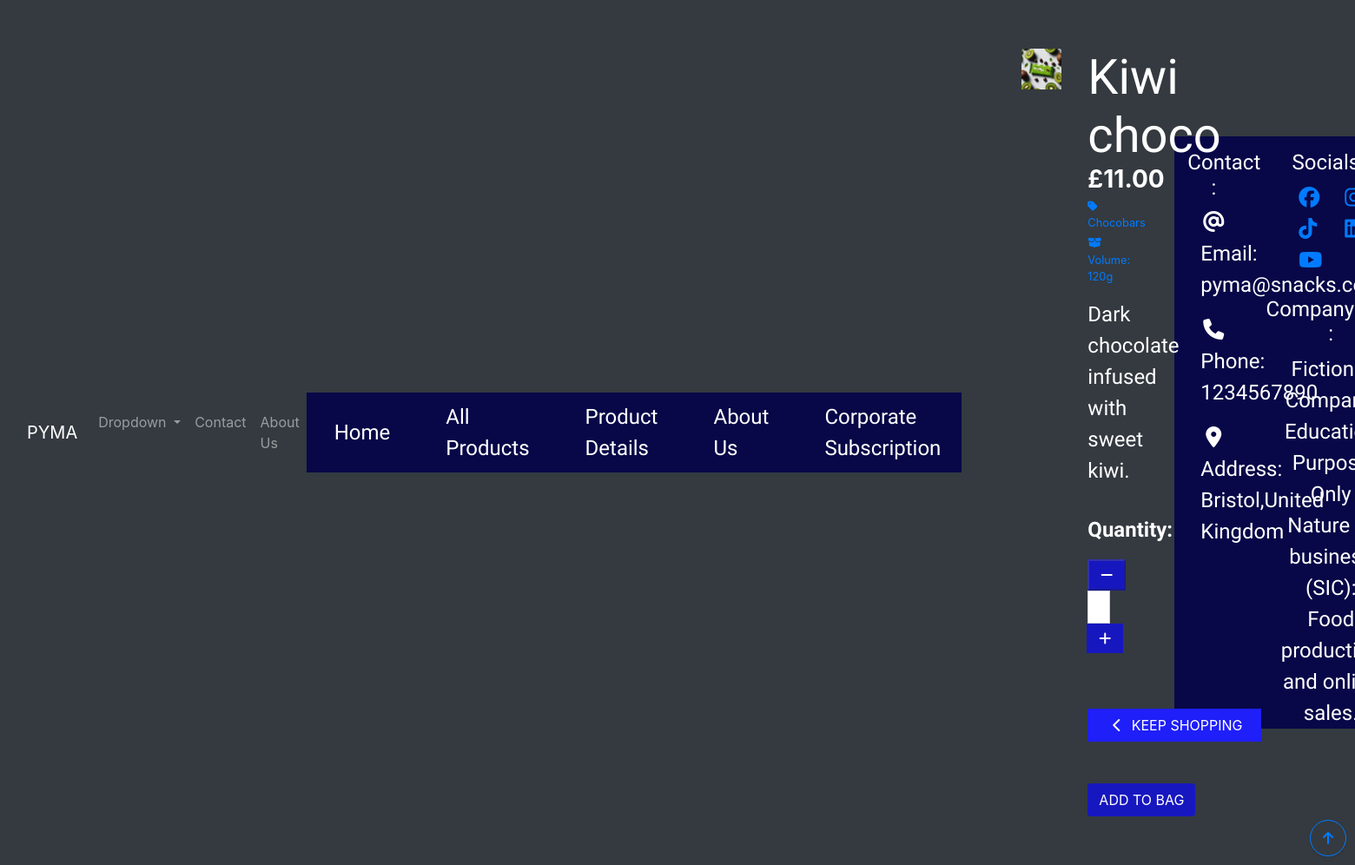
Screenshot of /products/2/ with the database file from the repository.
### products/models.py (models this page shows, shortened)
class Product(models.Model):
    category = models.ForeignKey(
        'Category', null=True, blank=True, on_delete=models.SET_NULL)
    sku = models.CharField(max_length=254, null=True, blank=True)
    name = models.CharField(max_length=254)
    description = models.TextField()
    volume = models.CharField(max_length=20)
    price = models.DecimalField(max_digits=6, decimal_places=2)
    image_url = models.URLField(max_length=1024, null=True, blank=True)
    image = models.ImageField(null=True, blank=True)

class Category(models.Model):
    class Meta:
        verbose_name_plural = 'Categories'
    name = models.CharField(max_length=254)
    friendly_name = models.CharField(max_length=254, null=True, blank=True)

### products/views.py (the view)
# urls.py: path('<int:product_id>/', views.product_display, name='product_display'),
def product_display(request, product_id):
    product = get_object_or_404(Product, pk=product_id)
    context = {
        'product': product,
    }
    return render(request, 'products/product_display.html', context)

### bag/contexts.py (called while the page is built, shortened)
def bag_contents(request):
    bag_items = []
    total = 0
    product_count = 0
    bag = request.session.get('bag', {})
    if total < settings.FREE_DELIVERY_THRESHOLD:
        delivery = total * Decimal(settings.STANDARD_DELIVERY_PERCENTAGE / 100)
        free_delivery_delta = settings.FREE_DELIVERY_THRESHOLD - total
    else:
        delivery = 0
        free_delivery_delta = 0
    grand_total = delivery + total
    context = {
        'bag_items': bag_items,
        'total': total,
        'product_count': product_count,
        'delivery': delivery,
        'free_delivery_delta': free_delivery_delta,
        'free_delivery_threshold': settings.FREE_DELIVERY_THRESHOLD,
        'grand_total': grand_total,
    }
    return context

### products/templates/products/product_display.html (shortened to what this page needs)
{% extends "base.html" %}
{% load static %}
{% block page_header %}
<div class="container header-container">
</div>
{% endblock %}
{% block content %}
<div class="container-fluid">
    <div class="row">
        <div class="col-12 col-md-6 col-lg-4 offset-lg-2">
            <div class="image-container my-5">
                {% if product.image %}
                <a href="{{ product.image.url }}" target="_blank">
                    <img class="card-img-top img-fluid" src="{{ product.image.url }}" alt="{{ product.name }}" />
                </a>
                {% else %}
                <a href="">
                    <img class="card-img-top img-fluid" src="{{ MEDIA_URL }}noimage.png" alt="{{ product.name }}" />
                </a>
                {% endif %}
            </div>
        </div>
        <div class="col-12 col-md-6 col-lg-4">
            <div class="product-details-container mb-5 mt-md-5">
                <p class="mb-0 display-4 text-white rubik">{{ product.name }}</p>
                <p class="h3 mb-0 text-left text-white"><strong>£{{ product.price }}</strong></p>
                {% if product.category %}
                <p class="small mt-1 mb-0">
                    <a class="text-primary" href="{% url 'products' %}?category={{ product.category.name }}">
                        <i class="fas fa-tag mr-1"></i>{{ product.category.friendly_name }}
                    </a>
                </p>
                <p class="small mt-1 mb-0 text-primary">
                    <i class="fa-solid fa-box-open"></i> Volume: {{ product.volume }}
                </p>
                {% endif %}
                <p class="mt-3 text-white nanumpen">{{ product.description }}</p>
                <form class="form" action="{% url 'add_to_bag' product.id %}" method="POST">
                    <div class="form-row">
                        <div class="col-12">
                            <p class="mt-3 text-white nanumpen"><strong>Quantity:</strong></p>
                            <div class="form-group w-50">
                                <div class="input-group">
                                    <div class="input-group-prepend">
                                        <button class="decrement-qty btn-blue rounded-0"
                                            data-item_id="{{ product.id }}" id="decrement-qty_{{ product.id }}">
                                            <span class="icon">
                                                <i class="fas fa-minus"></i>
                                            </span>
                                        </button>
                                    </div>
                                    <input class="form-control qty_input" type="number" name="quantity" value="1"
                                        min="1" max="99" data-item_id="{{ product.id }}" id="id_qty_{{ product.id }}" />
                                    <div class="input-group-append">
                                        <button class="increment-qty btn btn-blue rounded-0"
                                            data-item_id="{{ product.id }}" id="increment-qty_{{ product.id }}">
                                            <span class="icon">
                                                <i class="fas fa-plus"></i>
                                            </span>
                                        </button>
                                    </div>
                                </div>
                            </div>
                        </div>
                        <div class="col{% if s %}-12 mt-2{% endif %}">
                            <a href="{% url 'products' %}" class="btn shop-now-button rounded-0 mt-5">
                                <span class="icon">
                                    <i class="fas fa-chevron-left"></i>
                                </span>
                                <span class="text-uppercase">Keep Shopping</span>
                            </a>
                            <input type="submit" class="btn btn-blue rounded-5 text-uppercase mt-5"
                                value="Add to Bag" />
                        </div>
                    </div>
                </form>
            </div>
        </div>
    </div>
</div>
{% endblock %}

### static/css/base.css (style rules this page uses)
html { height: 100%; }
.nanumpen { font-family: 'Nanum Pen Script', cursive; font-size: x-large; }
.rubik { font-family: 'Rubik Moonrocks', sans-serif; }
.icon { align-items: center; display: inline-flex; justify-content: center; height: 1.5rem; width: 1.5rem; }
.shop-now-button { background: rgb(31, 31, 249); color: white; min-width: 200px; border-radius: 40px; }
.btn-blue { background: rgb(23, 23, 192); color: white; }
@media (min-width: 1200px) { .container { max-width: 80%; } }
.increment-qty, .decrement-qty { padding: .25rem .5rem !important; }
@media (min-width: 992px) { .header-container { padding-top: 164px; } }

### rows the page displays
Product: image (picture), name "Kiwi choco", price "11.00", category.friendly_name "Chocobars", volume "120g", description "Dark chocolate infused with sweet kiwi."
